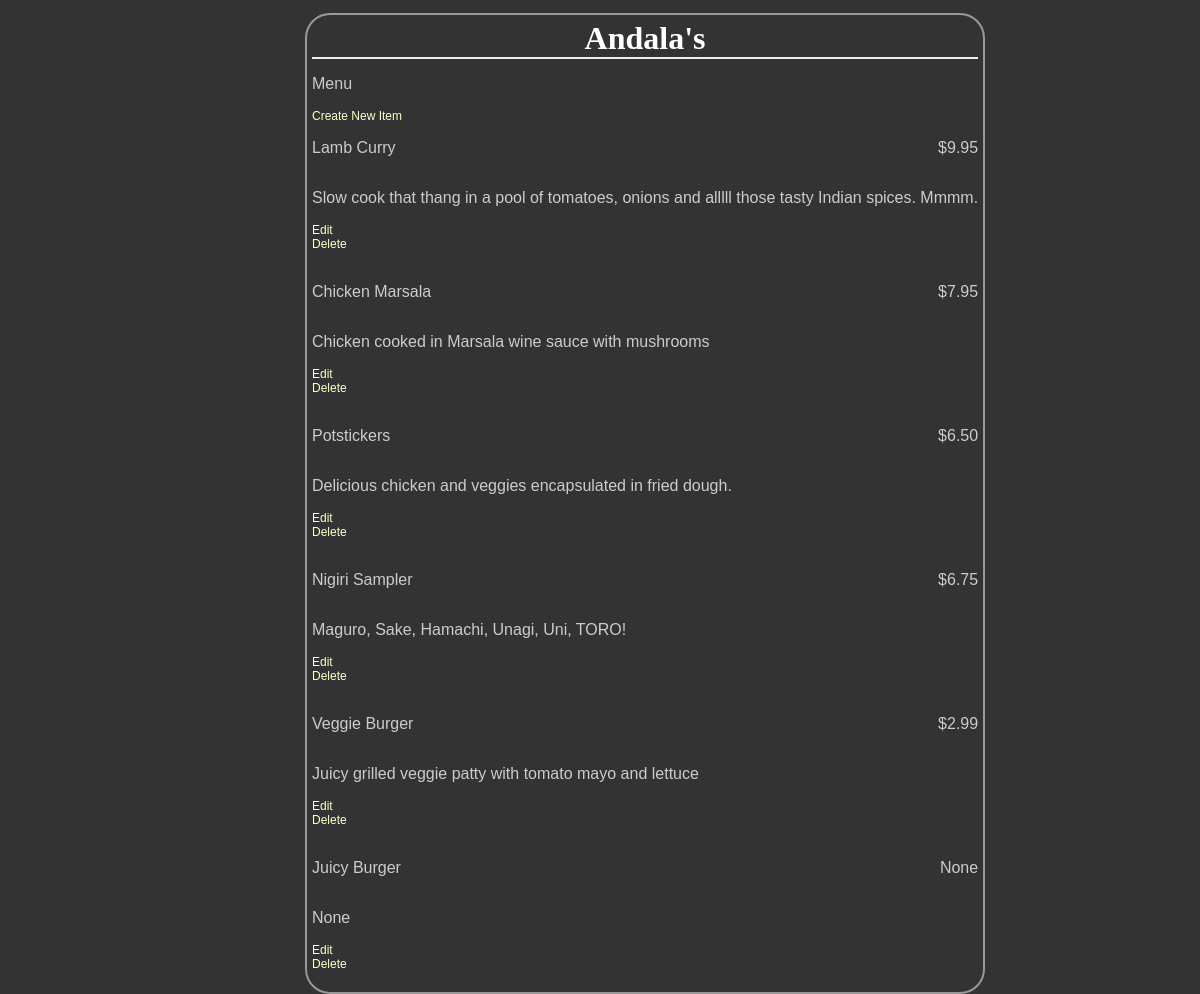
/restaurants/10/, run on the app's committed database.
### db_setup.py (models this page shows, shortened)
class Restaurant(Base):
    __tablename__ = 'restaurant'
    rid = Column(Integer, primary_key=True)
    name = Column(String(250), nullable=False)

class MenuItem(Base):
    __tablename__ = 'menu_item'
    name = Column(String(80), nullable=False)
    mid = Column(Integer, primary_key=True)
    description = Column(String(250))
    price = Column(String(8))
    course = Column(String(250))
    restaurant_id = Column(Integer, ForeignKey('restaurant.rid'))
    restaurant = relationship(Restaurant)

### project.py (the view)
@app.route('/restaurants/<int:restaurant_id>/')
def restaurantMenu(restaurant_id):
    restaurant = session.query(Restaurant).filter_by(rid = restaurant_id).one()
    items = session.query(MenuItem).filter_by(restaurant_id = restaurant.rid)
    return render_template('menu.html', restaurant = restaurant, items = items)

### templates/menu.html (shortened to what this page needs)
<html>
<head>
	<link rel=stylesheet type=text/css href="{{ url_for('static', filename='styles.css') }}">
	</head>
<body>
<div class = 'pane'>
		<div class = 'header'>
		<h1>{{ restaurant.name }}</h1>
	</div>
<p>Menu</p>
<a href='{{url_for('newMenuItem', restaurant_id = restaurant.rid) }}'>Create New Item</a>
{% for i in items %}
<div>
    <div class = 'nameAndPrice'>
		<span class = 'name'><p>{{i.name}}</p></span>
		<span class = 'price'>
		<p>{{i.price}} </p>
	</span>
	</div>
	<div class = 'description'>
		<p>{{i.description}}</p>
	</div>
	<div class = "editdeletepane">
	<a href='{{url_for('editMenuItem', restaurant_id = restaurant.rid, menu_id = i.mid) }}'>Edit</a>
	<a href = '{{url_for('deleteMenuItem', restaurant_id = restaurant.rid, menu_id = i.mid ) }}'>Delete</a>
	</div>
{% endfor %}
</div>
</div>
</body>
</html>

### static/styles.css (style rules this page uses)
body { font-family: sans-serif; background-image: url('img3.jpg'); background-color: #333333 }
h1, h2, h3, h4 { color: #FFFFFF; }
h1, h2 { font-family: 'Georgia', serif; margin: 0; }
h1 { border-bottom: 2px solid #eee; }
p, dd, dt { color: #CCCCCC; }
a { text-decoration: none; color:#FFFFCC; font-size: .75em; }
.pane { position:absolute; left: 25%; border: 2px solid; border-radius: 25px; padding: 5px; margin: 5px; border-color: #999999; background-color: #333333 }
.header { left:50%; text-align: center; }
.name { width:50%;display: inline-block; float: center; }
.price { text-align: right; width:50%; float: right; }

### data on the page
Restaurant: name "Andala's"
MenuItem: name "Lamb Curry", price "$9.95", description "Slow cook that thang in a pool of tomatoes, onions and alllll those tasty Indian spices. Mmmm."
MenuItem: name "Chicken Marsala", price "$7.95", description "Chicken cooked in Marsala wine sauce with mushrooms"
MenuItem: name "Potstickers", price "$6.50", description "Delicious chicken and veggies encapsulated in fried dough."
MenuItem: name "Nigiri Sampler", price "$6.75", description "Maguro, Sake, Hamachi, Unagi, Uni, TORO!"
MenuItem: name "Veggie Burger", price "$2.99", description "Juicy grilled veggie patty with tomato mayo and lettuce"
MenuItem: name "Juicy Burger", price "None", description "None"
